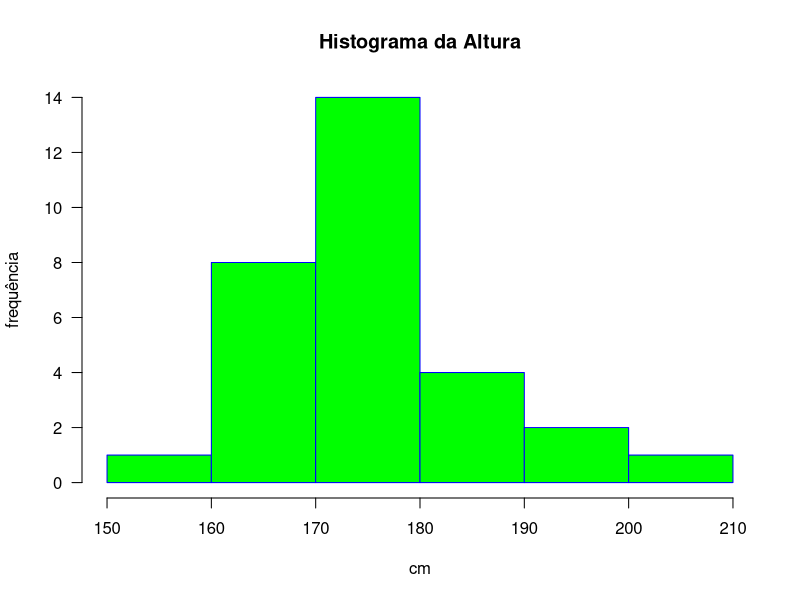

The R source for this figure:
## HISTOGRAMA
x <- c(159, 161, 162, 164, 166, 167, 168, 168, 169,170, 171, 171, 172, 173, 173, 174, 174, 174, 175,176, 177, 178, 179, 180, 181, 183, 185, 190, 194,201)
grafico1 <- hist(x, 
                 main="Histograma da Altura",
                 xlab="cm",
                 ylab="frequência",
                 border="blue",
                 col="green",
                 xlim=c(150,210),
                 las=1,breaks=5,
                 right=FALSE)


## VARIÂNCIA (AMOSTRAL)
varX <- var(x)
varX



## DESVIO PADRÃO
sdX <- sd(x)
sdX


## COVARIÂNCIA






